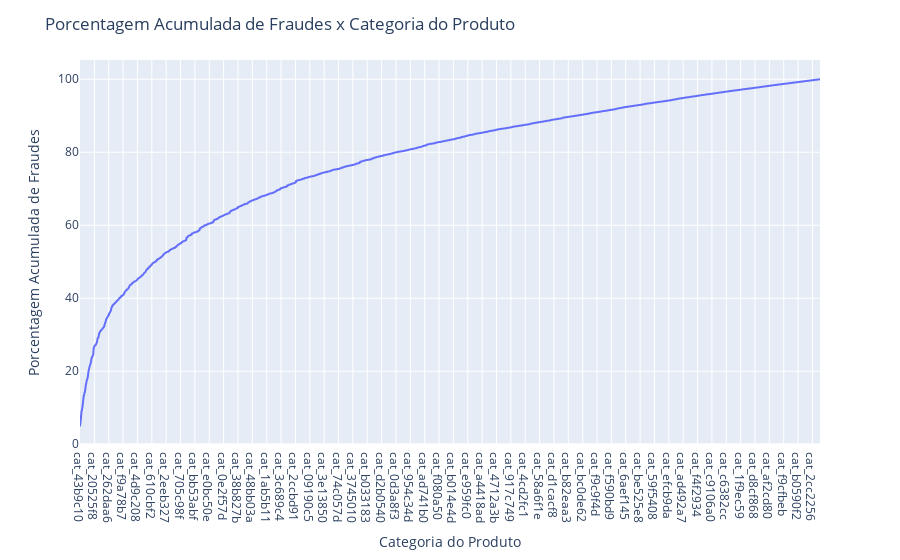

The code cell stored with this chart in its notebook:
### Code cell
## plot a line chart of the cumsum of frauds
fig = px.line(
    df_product_category,
    x='categoria_produto',
    y='cumsum_%_frauds',
    labels={'index': 'Categoria do Produto', 'categoria_produto': 'Porcentagem Acumulada de Fraudes'},
)

fig.update_layout(
    xaxis_title="Categoria do Produto",
    yaxis_title="Porcentagem Acumulada de Fraudes",
    title="Porcentagem Acumulada de Fraudes x Categoria do Produto"
)

fig.show()

### Figure 1 — Plotly figure (JSON) as saved in the notebook; plotly's stock layout.template omitted (floating-point values rounded to 4 significant figures; data arrays with more than 128 entries replaced by an {"elided": "..."} marker saying what was removed)
{"data": [{"hovertemplate": "Porcentagem Acumulada de Fraudes=%{x}<br>cumsum_%_frauds=%{y}<extra></extra>", "legendgroup": "", "line": {"color": "#636efa", "dash": "solid"}, "marker": {"symbol": "circle"}, "mode": "lines", "name": "", "showlegend": false, "type": "scattergl", "x": {"elided": "1959 str values"}, "xaxis": "x", "y": {"elided": "1959 float values"}, "yaxis": "y"}], "layout": {"legend": {"tracegroupgap": 0}, "margin": {"t": 60}, "title": {"text": "Porcentagem Acumulada de Fraudes x Categoria do Produto"}, "xaxis": {"anchor": "y", "domain": [0, 1], "title": {"text": "Categoria do Produto"}}, "yaxis": {"anchor": "x", "domain": [0, 1], "title": {"text": "Porcentagem Acumulada de Fraudes"}}}}
